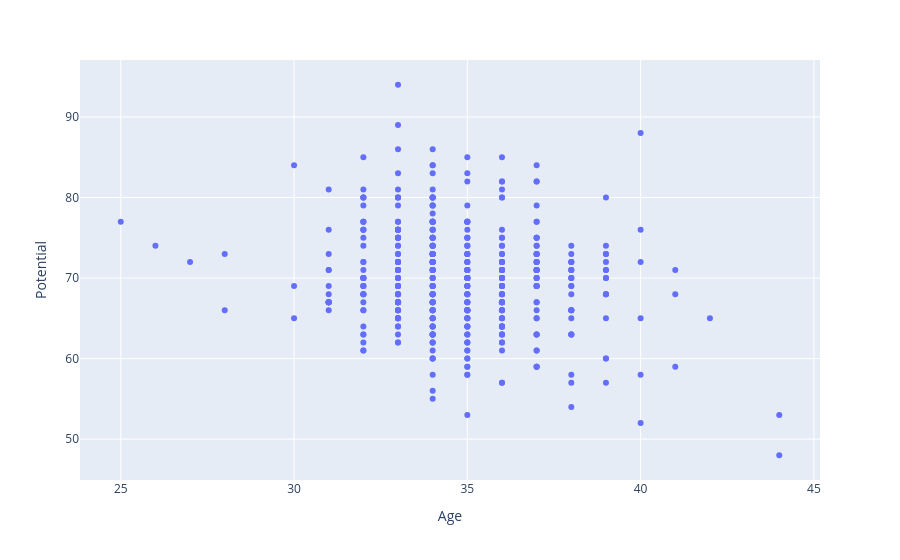

Notebook source saved alongside this figure:
### Code cell
#Create the scatter showing Potential matched against Age
px.scatter(fifa, 'Age', 'Potential', hover_data = ['Name','Club', 'Nationality'])

### Figure 1 — Plotly figure (JSON) as saved in the notebook; plotly's stock layout.template omitted (floating-point values rounded to 4 significant figures; data arrays with more than 128 entries replaced by an {"elided": "..."} marker saying what was removed)
{"data": [{"customdata": {"elided": "487x3 str values"}, "hovertemplate": "Age=%{x}<br>Potential=%{y}<br>Name=%{customdata[0]}<br>Club=%{customdata[1]}<br>Nationality=%{customdata[2]}<extra></extra>", "legendgroup": "", "marker": {"color": "#636efa", "symbol": "circle"}, "mode": "markers", "name": "", "orientation": "v", "showlegend": false, "type": "scatter", "x": {"elided": "487 int values"}, "xaxis": "x", "y": {"elided": "487 int values"}, "yaxis": "y"}], "layout": {"legend": {"tracegroupgap": 0}, "margin": {"t": 60}, "xaxis": {"anchor": "y", "domain": [0, 1], "title": {"text": "Age"}}, "yaxis": {"anchor": "x", "domain": [0, 1], "title": {"text": "Potential"}}}}
